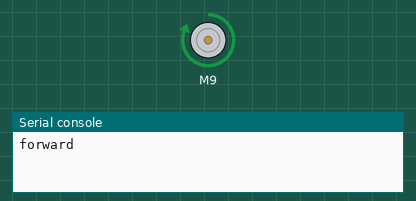
Recording of a program running on a simulated CircuitPython board. Parts: DC motor (green arrow = forward, orange = backward, longer = faster), the last lines printed to the serial console.

Above: at 1.0 s.
At 5.0 s:
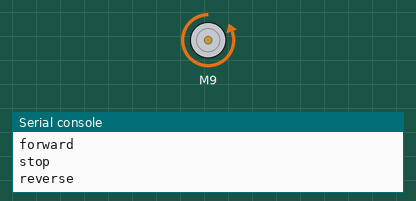
At 8.0 s:
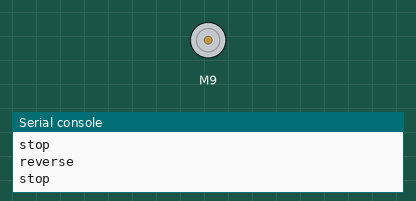
Timing chart, 0 to 13.0 s (numbered marks = the images above):
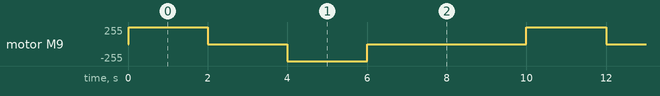

The program:

CircuitPython_Continuous_Servo.py
```python
"""CircuitPython Essentials Servo continuous rotation servo example"""
import time
import board
import pulseio
from adafruit_motor import servo

# create a PWMOut object on Pin D9.
pwm = pulseio.PWMOut(board.D9, frequency=50)

# Create a servo object, my_servo.
my_servo = servo.ContinuousServo(pwm)

while True:
    print("forward")
    my_servo.throttle = 1.0
    time.sleep(2.0)
    print("stop")
    my_servo.throttle = 0.0
    time.sleep(2.0)
    print("reverse")
    my_servo.throttle = -1.0
    time.sleep(2.0)
    print("stop")
    my_servo.throttle = 0.0
    time.sleep(4.0)
```

Measured:
- by itself, motor M9: repeats every 10.0 s: stopped 2.0 s, backward 255/255 2.0 s, stopped 4.0 s, forward 255/255 2.0 s
